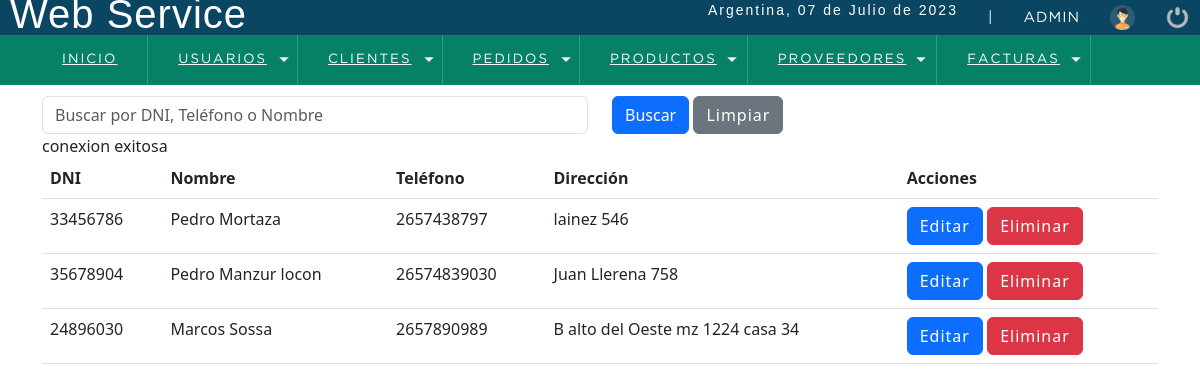
The page /sistema/listaCliente.php (signed in) on the database its author committed.
### tables this page shows
CREATE TABLE `cliente` (
  `id_cliente` int(11) NOT NULL,
  `dni` int(15) DEFAULT NULL,
  `nombre` varchar(50) DEFAULT NULL,
  `telefono` varchar(20) DEFAULT NULL,
  `direccion` varchar(100) DEFAULT NULL
);

### sistema/listaCliente.php (the view, shortened to what this page needs)
<!DOCTYPE html>
<html lang="en">
<head>
    <?php include "includes/scripts.php"; ?>
</head>
<body>
    <?php include "includes/header.php"; ?>
    <div class="container">
    <h1>Lista de Clientes</h1>
    <form action="" method="GET" class="mt-5">
        <div class="row ">
            <div class="col-md-6">
                <div class="form-group">
                    <input type="text" class="form-control" name="busqueda" placeholder="Buscar por DNI, Teléfono o Nombre" value="<?php echo isset($_GET['busqueda']) ? $_GET['busqueda'] : ''; ?>">
                </div>
            </div>
            <div class="col-md-6">
                <button type="submit" class="btn btn-primary">Buscar</button>
                <a href="listaCliente.php" class="btn btn-secondary">Limpiar</a>
            </div>
        </div>
    </form>
    <table class="table">
        <thead>
            <tr>
                <th>DNI</th>
                <th>Nombre</th>
                <th>Teléfono</th>
                <th>Dirección</th>
                <th>Acciones</th>
            </tr>
        </thead>
        <tbody>
            <?php
            include "../conexion.php";
            $busqueda = isset($_GET['busqueda']) ? $_GET['busqueda'] : '';
            $query = "SELECT * FROM Cliente WHERE dni LIKE '%$busqueda%' OR telefono LIKE '%$busqueda%' OR nombre LIKE '%$busqueda%'";
            $resultado = mysqli_query($conexion, $query);
            while($row = mysqli_fetch_assoc($resultado)){
                ?>
                <tr>
                    <td><?php echo $row['dni']; ?></td>
                    <td><?php echo $row['nombre']; ?></td>
                    <td><?php echo $row['telefono']; ?></td>
                    <td><?php echo $row['direccion']; ?></td>
                    <td>
                        <a href="editarCliente.php?id=<?php echo $row['id_cliente']; ?>" class="btn btn-primary">Editar</a>
                        <a href="eliminarCliente.php?id=<?php echo $row['id_cliente']; ?>" class="btn btn-danger">Eliminar</a>
                    </td>
                </tr>
                <?php
            }
            ?>
        </tbody>
    </table>
</div>
</body>
</html>

### sistema/css/style.css (style rules this page uses)
* { margin: 0; padding: 0; box-sizing: border-box; }
body { background: #ededed; }
h1, h2, h3, h4, h5, h6 { font-family: 'arial'; font-weight: bold; letter-spacing: 1px; }
h1 { font-size: 26px; }
a { text-decoration: none; font-family: arial; letter-spacing: 1px; }

### rows shown on the page
cliente: dni "33456786", nombre "Pedro Mortaza", telefono "2657438797", direccion "lainez 546"
cliente: dni "35678904", nombre "Pedro Manzur locon", telefono "26574839030", direccion "Juan Llerena 758"
cliente: dni "24896030", nombre "Marcos Sossa", telefono "2657890989", direccion "B alto del Oeste mz 1224 casa 34"

### other values the page prints
fechaC() "07 de Julio de 2023"
$_SESSION['user'] "ADMIN"
